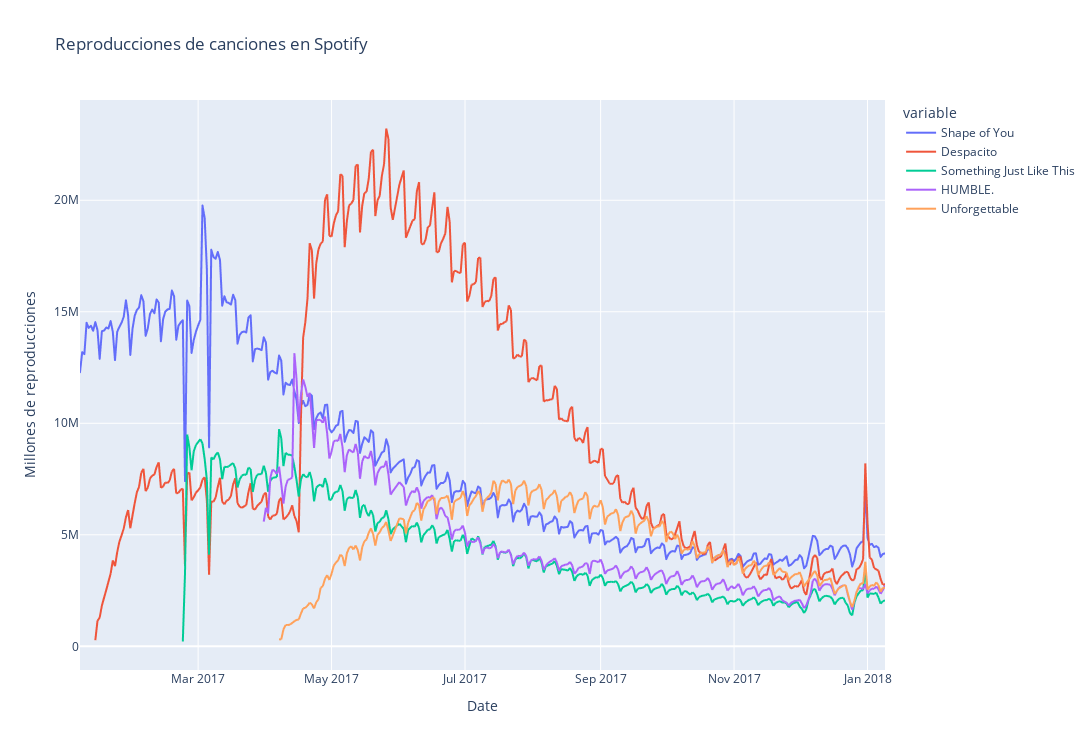

Notebook code cell kept with this figure:
### Markdown cell above
# Gráficos de lineas

### Code cell
#------------
# Matplotlib
#------------
songs = data_spotify.columns
linestyle = ["-", "--", "-.", ":", "-"]
plt.figure(figsize=(15, 7))
for ls,song in zip(linestyle, songs):
    plt.plot(data_spotify[song] * 1e-6, label=song, ls=ls)
    plt.title("Reproducciones de canciones en Spotify")
    plt.ylabel("Millones de reproducciones")
    plt.xlabel("Fecha")
    plt.grid(ls=":", alpha=.5, color="grey")
    plt.legend()
plt.show()


#---------
# Seaborn
#---------
plt.figure(figsize=(15, 7))
sns.lineplot(data=data_spotify)
plt.title("Reproducciones de canciones en Spotify")
plt.xlabel("Fecha")
plt.ylabel("Reproducciones")
plt.grid(ls=":", alpha=.5, color="grey")
plt.show()


#--------
# Plotly
#--------
fig = px.line(data_spotify, title='Reproducciones de canciones en Spotify', labels={"index": "Fecha", "value": "Millones de reproducciones"})
fig.update_layout(height=750, width=1450)
fig.show()

### Figure 1 — Plotly figure (JSON) as saved in the notebook; plotly's stock layout.template omitted (floating-point values rounded to 4 significant figures; data arrays with more than 128 entries replaced by an {"elided": "..."} marker saying what was removed)
{"data": [{"hovertemplate": "variable=Shape of You<br>Date=%{x}<br>Millones de reproducciones=%{y}<extra></extra>", "legendgroup": "Shape of You", "line": {"color": "#636efa", "dash": "solid"}, "marker": {"symbol": "circle"}, "mode": "lines", "name": "Shape of You", "showlegend": true, "type": "scattergl", "x": {"elided": "366 str values"}, "xaxis": "x", "y": {"elided": "366 int values"}, "yaxis": "y"}, {"hovertemplate": "variable=Despacito<br>Date=%{x}<br>Millones de reproducciones=%{y}<extra></extra>", "legendgroup": "Despacito", "line": {"color": "#EF553B", "dash": "solid"}, "marker": {"symbol": "circle"}, "mode": "lines", "name": "Despacito", "showlegend": true, "type": "scattergl", "x": {"elided": "366 str values"}, "xaxis": "x", "y": {"elided": "366 int values"}, "yaxis": "y"}, {"hovertemplate": "variable=Something Just Like This<br>Date=%{x}<br>Millones de reproducciones=%{y}<extra></extra>", "legendgroup": "Something Just Like This", "line": {"color": "#00cc96", "dash": "solid"}, "marker": {"symbol": "circle"}, "mode": "lines", "name": "Something Just Like This", "showlegend": true, "type": "scattergl", "x": {"elided": "366 str values"}, "xaxis": "x", "y": {"elided": "366 int values"}, "yaxis": "y"}, {"hovertemplate": "variable=HUMBLE.<br>Date=%{x}<br>Millones de reproducciones=%{y}<extra></extra>", "legendgroup": "HUMBLE.", "line": {"color": "#ab63fa", "dash": "solid"}, "marker": {"symbol": "circle"}, "mode": "lines", "name": "HUMBLE.", "showlegend": true, "type": "scattergl", "x": {"elided": "366 str values"}, "xaxis": "x", "y": {"elided": "366 int values"}, "yaxis": "y"}, {"hovertemplate": "variable=Unforgettable<br>Date=%{x}<br>Millones de reproducciones=%{y}<extra></extra>", "legendgroup": "Unforgettable", "line": {"color": "#FFA15A", "dash": "solid"}, "marker": {"symbol": "circle"}, "mode": "lines", "name": "Unforgettable", "showlegend": true, "type": "scattergl", "x": {"elided": "366 str values"}, "xaxis": "x", "y": {"elided": "366 int values"}, "yaxis": "y"}], "layout": {"height": 750, "legend": {"title": {"text": "variable"}, "tracegroupgap": 0}, "title": {"text": "Reproducciones de canciones en Spotify"}, "width": 1450, "xaxis": {"anchor": "y", "domain": [0, 1], "title": {"text": "Date"}}, "yaxis": {"anchor": "x", "domain": [0, 1], "title": {"text": "Millones de reproducciones"}}}}
